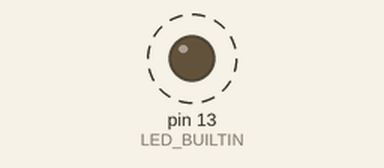
This sketch was run on a simulated Arduino Uno, built with avr-gcc and run on an emulated ATmega328P. Parts: output pins drawn as LEDs (lit = HIGH). Dashed ring = blinking. What the sketch prints to the serial monitor is not drawn.

Above: at 1.5 s.
Timing chart, 0 to 5.6 s (numbered marks = the images above):
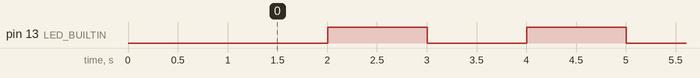

The sketch:

sketch_jan12a.ino
```cpp
void setup() {
  // Seri haberleşmeyi başlat
  Serial.begin(115200);

  // Dahili LED'i çıkış olarak ayarla (çoğu ESP8266'da GPIO2'de)
  pinMode(LED_BUILTIN, OUTPUT);

  delay(1000);
  Serial.println("\n\n");
  Serial.println("=========================");
  Serial.println("ESP8266 Test Başladı!");
  Serial.println("=========================");
}

void loop() {
  // LED'i yak-söndür
  digitalWrite(LED_BUILTIN, LOW);   // LED yanar (LOW aktif)
  Serial.println("LED AÇIK - ESP8266 çalışıyor!");
  delay(1000);

  digitalWrite(LED_BUILTIN, HIGH);  // LED söner
  Serial.println("LED KAPALI");
  delay(1000);

  // Sistem bilgileri
  Serial.print("Çalışma süresi: ");
  Serial.print(millis() / 1000);
  Serial.println(" saniye");
  Serial.println("---");
}
```

Measured:
- by itself, pin 13 (LED_BUILTIN): alternates HIGH for 1.0 s and LOW for 1.0 s
